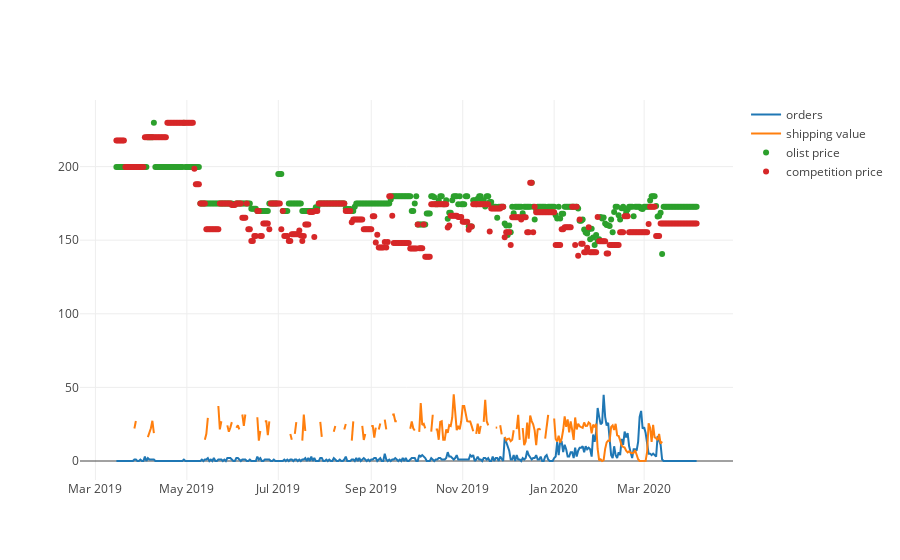

Notebook source saved alongside this figure:
### Code cell
# nao ta funcionando. nao sei pq.
trace0 = go.Scatter(x=df.date,
                   y=df.orders, mode='lines', name='orders')

trace1 = go.Scatter(x=df.date,
                    y=df.competition_price, mode='markers', name='competition price')

trace2 = go.Scatter(x=df.date,
                    y=df.price,
                    mode='markers', name='olist price')

trace3 = go.Scatter(x=df.date,
                    y=df.freight_value,
                    mode='lines', name='shipping value')


iplot([trace0, trace3, trace2, trace1])

### Figure 1 — Plotly figure (JSON) as saved in the notebook; plotly's stock layout.template omitted (floating-point values rounded to 4 significant figures; data arrays with more than 128 entries replaced by an {"elided": "..."} marker saying what was removed)
{"data": [{"mode": "lines", "name": "orders", "type": "scatter", "uid": "7b0f1874-b57c-46ec-899b-8b2ecd2f20f6", "x": {"elided": "388 str values"}, "y": {"elided": "388 int values"}}, {"mode": "lines", "name": "shipping value", "type": "scatter", "uid": "69f47f1d-5a47-41e4-ae0a-2d778e1f204b", "x": {"elided": "388 str values"}, "y": {"elided": "388 float values"}}, {"mode": "markers", "name": "olist price", "type": "scatter", "uid": "f3597e9d-e031-4e17-a71d-561f8a4adc1f", "x": {"elided": "388 str values"}, "y": {"elided": "388 float values"}}, {"mode": "markers", "name": "competition price", "type": "scatter", "uid": "30a11b7a-c06a-4b78-8365-aa87e8fe8ac6", "x": {"elided": "388 str values"}, "y": {"elided": "388 float values"}}], "layout": {}}
